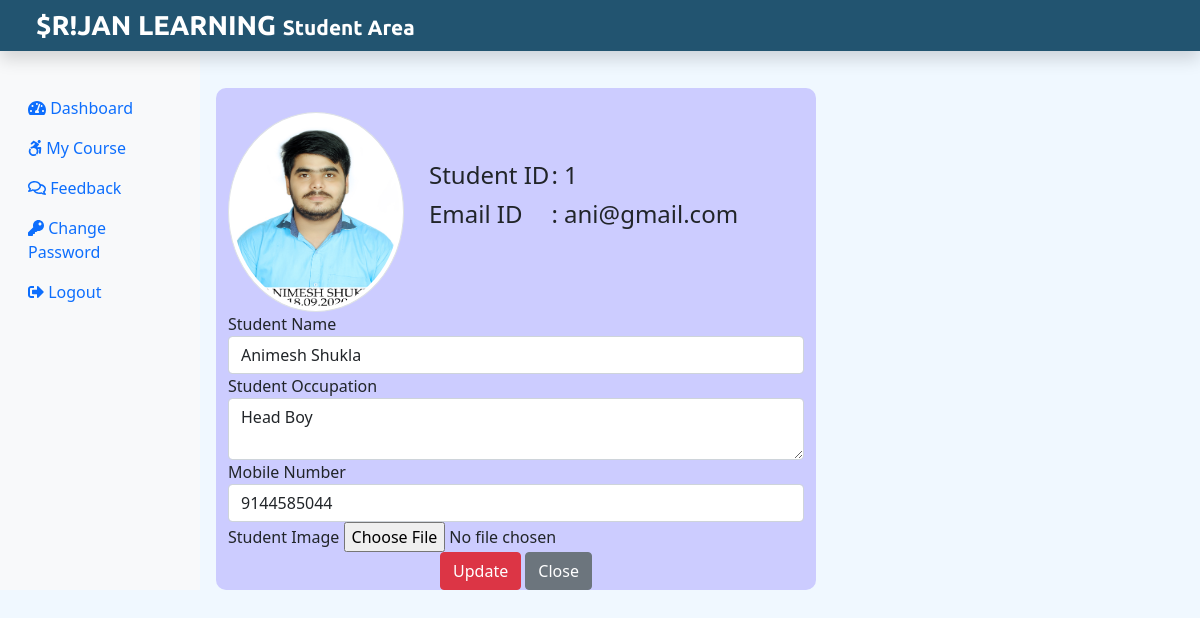
The app's page /student-profile (signed in) with its own data.
### tables this page shows
CREATE TABLE `student` (
  `stu_id` int(11) NOT NULL,
  `stu_name` varchar(255) NOT NULL,
  `stu_email` varchar(255) NOT NULL,
  `stu_mobile` varchar(50) NOT NULL,
  `stu_pass` varchar(255) NOT NULL,
  `stu_occ` varchar(255) NOT NULL,
  `stu_img` text NOT NULL
);

### controller/srijan_controller.php (called while the page is built, shortened)
<?php
class anisrijan{
	private $db;
	public function __construct($db)
	{
		$this->db = $db;
	}
	public function fetch_stu_detail_by_mail($stu_email){
		$query = mysqli_query($this->db,"SELECT * FROM student WHERE stu_email='$stu_email'") or die(mysqli_error($this->db));
		if ($query) {
			$data=mysqli_fetch_array($query,MYSQLI_ASSOC);
			return $data;
		}
	}
}
?>

### includes.php (called while the page is built, shortened)
<?php
	include_once 'config/dbconfig.php';
	include_once 'config/generalconfig.php';
	include_once 'controller/srijan_controller.php';
	$srijan = new anisrijan($db);
?>

### config/generalconfig.php (called while the page is built)
<?php
	$base_url = "http://localhost/SRIJAN_LEARNING/";
?>

### view/student_profile.php (the view, shortened to what this page needs)
<?php
include_once 'student_header.php';
?>
<?php
	$stu_email = $_SESSION['useremail'];
	$data=$srijan->fetch_stu_detail_by_mail($stu_email);
?>
<div class="container-fluid mb-5" style="margin-top: 40px;">
	<div class="row">
		<nav class="col-sm-3 col-md-2 bg-light sidebar py-5 d-print-none">
			<?php
			include_once 'student_sidebar.php';
			?>
		</nav>
		<div class="col-sm-6 mt-5 mx-3 jumbotron">
			<br>
			<div class="row">
				<div class="col-4">
					<img src="<?php if(isset($data['stu_img'])){echo $data['stu_img'];} ?>" alt="studentimage" class= "img-thumbnail" style="height: 200px;width: 200px;border-radius: 50%;">
				</div>
				<div class="col-8">
					<table class="mt-5">
						<tr>
							<td><h4>Student ID</h4></td>
							<td><h4> : <?php if(isset($data['stu_id'])){ echo $data['stu_id'];} ?></h4></td>
						</tr>
						<tr>
							<td><h4>Email ID</h4></td>
							<td><h4> : <?php if(isset($data['stu_email'])){ echo $data['stu_email'];} ?></h4></td>
						</tr>
					</table>
				</div>
			</div>
			<form action="" method="POST" enctype="multipart/form-data">
				<div class="form-group">
					<label for="stu_name">Student Name</label>
					<input type="text" class="form-control" id="stu_name" name="stu_name" value="<?php if(isset($data['stu_name'])){ echo $data['stu_name'];} ?>">
				</div>
				<div class="form-group">
					<label for="stu_occ">Student Occupation</label>
					<textarea class="form-control" id="stu_occ" name="stu_occ" row="2"><?php if(isset($data['stu_occ'])){ echo $data['stu_occ'];} ?></textarea>
				</div>
				<div class="form-group">
					<label for="stu_mobile">Mobile Number</label>
					<input type="text" class="form-control" id="stu_mobile" name="stu_mobile" value="<?php if(isset($data['stu_mobile'])){ echo $data['stu_mobile'];} ?>">
				</div>
				<div class="form-group">
					<label for="stu_img">Student Image</label>
					<input type="file" class="form-control-file" id="stu_img" name="stu_img">
				</div>
				<div class="text-center">
					<button type="submit" class="btn btn-danger" id="reqUpdateStudent" name="reqUpdateStudent">Update</button>
					<a class="btn btn-secondary" href="<?php echo $base_url;?>">Close</a>
				</div>
			</form>
		</div>
	</div>
</div>

### assets/css/style.css (style rules this page uses)
.jumbotron { background-color: #ccccff; border-radius: 10px; }
body { background: aliceblue; }

### records on screen
student: stu_img (picture), stu_id "1", stu_email "ani@gmail.com", stu_name "Animesh Shukla", stu_occ "Head Boy", stu_mobile "9144585044"
